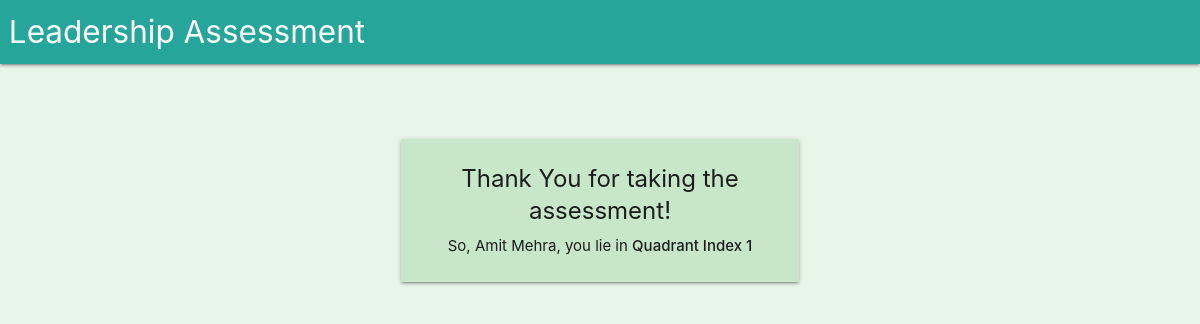
Before: /result/5/ with the older database file.
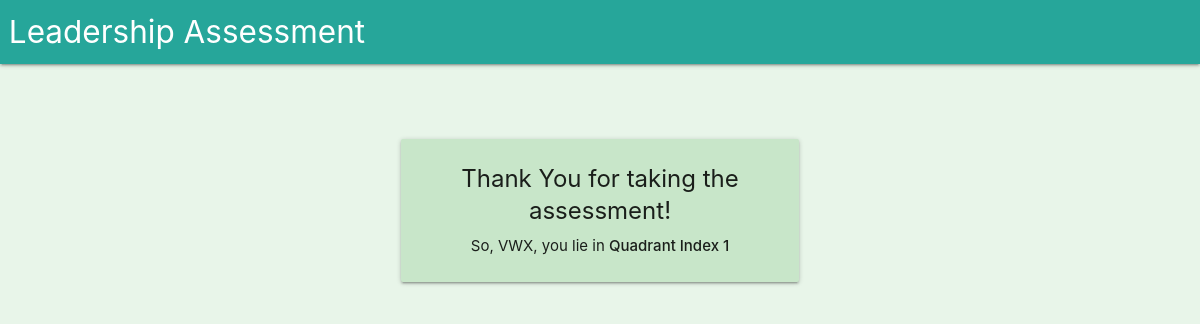
After: the same page with the newer database file.
### mbTest/models.py (models this page shows, shortened)
class MBResponse(models.Model):
    name = models.CharField(max_length=255)
    q1 = models.IntegerField()
    q2 = models.IntegerField()
    q3 = models.IntegerField()
    q4 = models.IntegerField()
    q5 = models.IntegerField()
    q6 = models.IntegerField()
    q7 = models.IntegerField()
    q8 = models.IntegerField()
    q9 = models.IntegerField()
    q10 = models.IntegerField()
    q11 = models.IntegerField()
    q12 = models.IntegerField()
    q13 = models.IntegerField()
    q14 = models.IntegerField()
    average_score = models.FloatField()
    quadrant = models.IntegerField()

### mbTest/views.py (the view)
# urls.py: path('result/<int:pk>/', views.display_result_view, name='result'),
def display_result_view(request, pk):
    mb_response = models.MBResponse.objects.get(pk__exact = pk)
    return render(request, 'mbTest/result_page.html', {'mb_response': mb_response})

### mbTest/templates/mbTest/result_page.html
{% extends "base.html" %}
{% block content %}
    <div class="container">
        <br><br><br>
        <div class="row">
            <div class="col s1 m2 l3"></div>
            <div class="col s10 m8 l6">
                <div class="card center green lighten-4">
                    <div class="card-content">
                        <span class="card-title"><b>Thank You for taking the assessment!</b></span>
                        <p>So, {{ mb_response.name }}, you lie in <strong>Quadrant Index {{ mb_response.quadrant }}</strong></p>
                    </div>
                </div>
            </div>
            <div class="col s1 m2 l3"></div>
        </div>
    </div>
{% endblock content %}

Changed rows visible on the page:
changed MBResponse: name "Amit Mehra" → "VWX"
